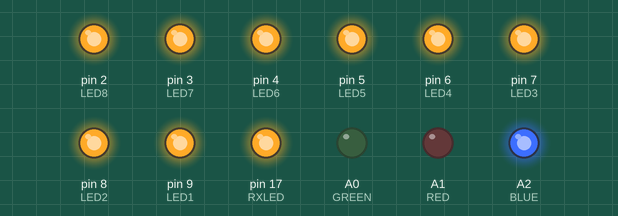
This sketch was run on a simulated Arduino Leonardo, built with avr-gcc and run on an emulated ATmega32U4. On the bench: output pins drawn as LEDs (lit = HIGH).

Above: at 0.2 s.
At 1.7 s:
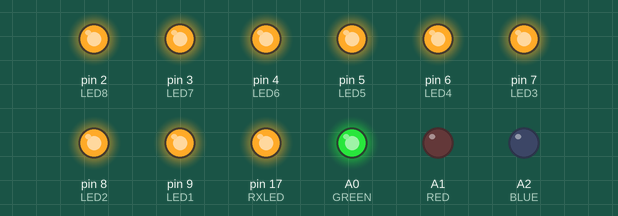
At 3.2 s:
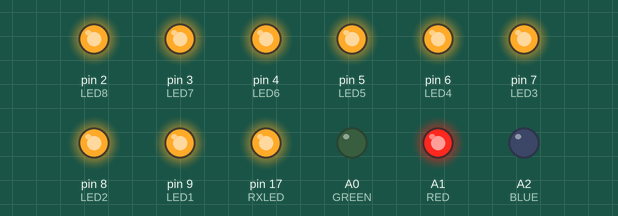
At 19.7 s:
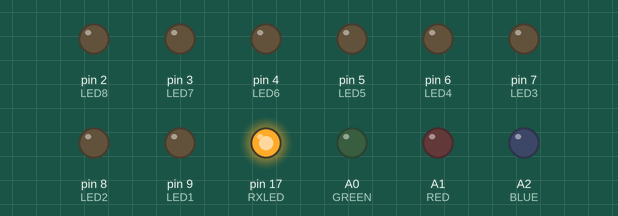
Timing chart, 0 to 20.8 s (numbered marks = the images above):
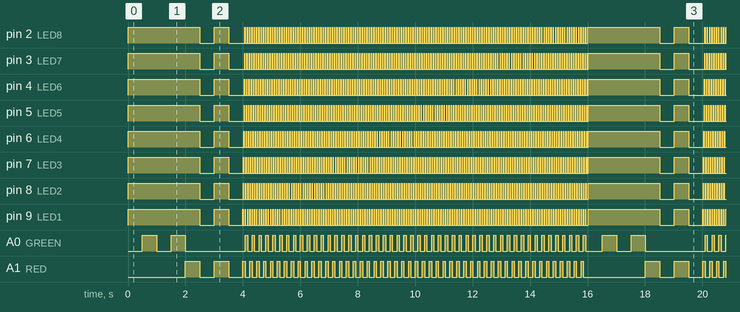

The sketch:

super-turbo.ino
```cpp
// (licence header left out)
// pin defines
uint8_t LED1 = 9;
uint8_t LED2 = 8;
uint8_t LED3 = 7;
uint8_t LED4 = 6;
uint8_t LED5 = 5;
uint8_t LED6 = 4;
uint8_t LED7 = 3;
uint8_t LED8 = 2;
uint8_t GREEN = A0;
uint8_t RED = A1;
uint8_t BLUE = A2;
uint8_t RXLED = 17;

uint8_t led_anodes[] = {LED1, LED2, LED3, LED4, LED5, LED6, LED7, LED8};
uint8_t led_cathodes[] = {RED, GREEN, BLUE};


void setup() {
  // pin direction setup
  pinMode(RXLED, OUTPUT);
  pinMode(RED, OUTPUT);
  pinMode(BLUE, OUTPUT);
  pinMode(GREEN, OUTPUT);
  pinMode(LED8, OUTPUT);
  pinMode(LED7, OUTPUT);
  pinMode(LED6, OUTPUT);
  pinMode(LED5, OUTPUT);
  pinMode(LED4, OUTPUT);
  pinMode(LED3, OUTPUT);
  pinMode(LED2, OUTPUT);
  pinMode(LED1, OUTPUT);

  // default off
  TXLED0;
  RXLED0;
  digitalWrite(RED, LOW);
  digitalWrite(BLUE, LOW);;
  digitalWrite(GREEN, LOW);
  digitalWrite(LED1, LOW);
  digitalWrite(LED2, LOW);
  digitalWrite(LED3, LOW);
  digitalWrite(LED4, LOW);
  digitalWrite(LED5, LOW);
  digitalWrite(LED6, LOW);
  digitalWrite(LED7, LOW);
  digitalWrite(LED8, LOW);
}

void loop() {
  for(uint8_t i=0; i<2; i++) {
    allOn(BLUE, 500);
    allOn(GREEN, 500);
  }

  for(uint8_t i=0; i<2; i++) {
    allOn(RED, 500);
    delay(500);
  }

  rainbow(1500, 10);
}


void allOn(uint8_t color, int duration) {
  // Turn on the color pin
  digitalWrite(color, HIGH);

  // Turn on all the LEDs
  for(uint8_t l=0; l<8; l++)
    digitalWrite(led_anodes[l], HIGH);

  // Waits for duration (msec)
  delay(duration);

  // Turn off all the LEDs
  for(uint8_t l=0; l<8; l++)
    digitalWrite(led_anodes[l], LOW);

  // Turn off the color pin
  digitalWrite(color, LOW);
}

void rainbow(int t, int d) {
  // Rainbow
  uint8_t r = (t / 3) / d;
  for(uint8_t i=0; i<r; i++) {
    for(uint8_t c=0; c<3; c++) {
      digitalWrite(led_cathodes[c], HIGH);
      for(uint8_t l=0; l<8; l++) {
        digitalWrite(led_anodes[l], HIGH);
        delay(d);
        digitalWrite(led_anodes[l], LOW);
      }
      digitalWrite(led_cathodes[c], LOW);
    }
  }
}
```

Measured:
- by itself, A0 (GREEN): repeats every 16.0 s: LOW 0.50 s, HIGH 0.50 s, LOW 2.1 s, 49 × (HIGH 0.08 s, LOW 0.16 s), HIGH 0.08 s, LOW 0.58 s, HIGH 0.50 s
- by itself, pin 5 (LED5): repeats every 16.0 s: LOW 0.50 s, HIGH 0.50 s, LOW 0.54 s, 149 × (HIGH 0.01 s, LOW 0.07 s), HIGH 0.01 s, LOW 0.03 s, HIGH 2.5 s
- by itself, pin 2 (LED8), pin 3 (LED7), pin 4 (LED6), pin 6 (LED4), pin 7 (LED3), pin 8 (LED2), pin 9 (LED1), A1 (RED), A2 (BLUE): moves between LOW and HIGH, repeating every 16.0 s
